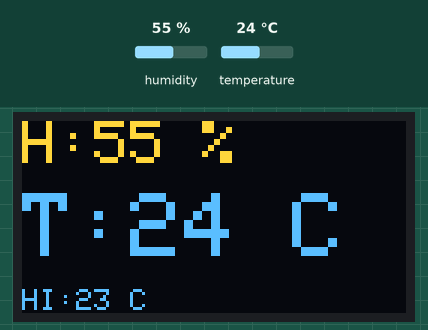
Recording of a sketch running on a simulated Arduino Uno, built with avr-gcc and run on an emulated ATmega328P. Shown: 128×64 one-colour display. The test bench sets the inputs (shaded band); at power-on: humidity 55 %, temperature 24 °C. The OLED is the two-colour kind (top 16 rows yellow); what the sketch prints to the serial monitor is not drawn.

Above: at 3.7 s.
3.8 s: humidity set to 22 %
At 5.5 s:
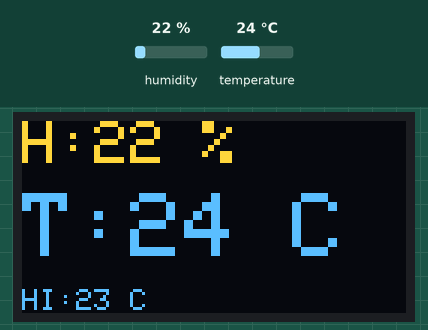
6.8 s: temperature set to 12 °C
At 7.8 s:
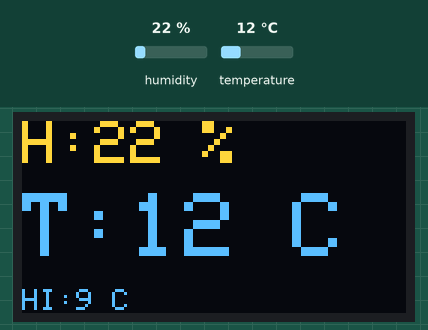
9.8 s: humidity set to 40 %
At 12.4 s:
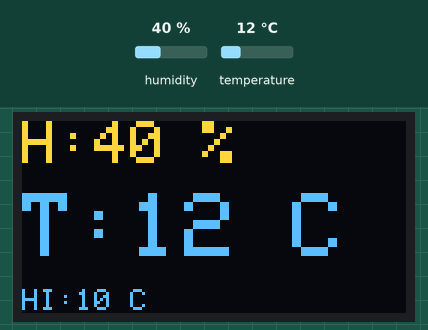
12.8 s: temperature set to 19 °C
At 14.7 s:
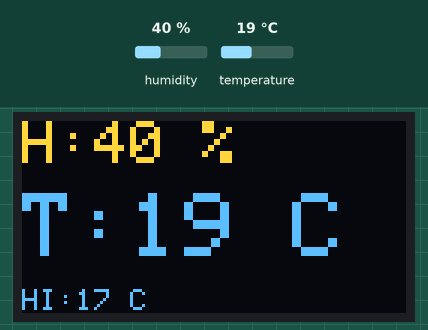
Timing chart, 0 to 16.2 s (numbered marks = the images above; inputs shaded):
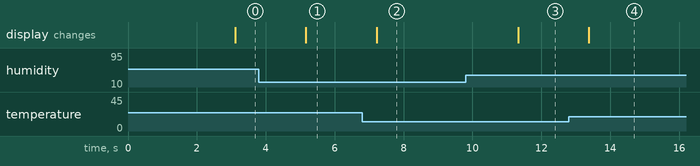

The sketch:

Thermometer.ino
```cpp
/*


CONNECTION:

0.96 inch OLED:
VCC > +5
GND > GND
SCL > A5
SDA > A4

DTH11:
S > 2
MID > +5
- > GND


You must include the following libraries:
https://github.com/adafruit/DHT-sensor-library
https://github.com/adafruit/Adafruit-GFX-Library
https://github.com/adafruit/Adafruit_SSD1306


*/


//DISPLAY
#include <SPI.h>
#include <Wire.h>
#include <Adafruit_GFX.h>
#include <Adafruit_SSD1306.h>
#define OLED_RESET 4
Adafruit_SSD1306 display(OLED_RESET);


//DHT11
#include "DHT.h"
#define DHTPIN 2
#define DHTTYPE DHT11
DHT dht(DHTPIN, DHTTYPE);


void DispayMessage(String text, int delayMs = 1000, byte size = 2)
{
	display.clearDisplay();

	display.setCursor(0, 0);
	display.setTextSize(size);
	display.setTextColor(WHITE);
	display.println(text);

	display.display();

	Serial.println(text);

	delay(delayMs);
}

void DispayTemperature(float temperature, float humidity, float heatindex)
{
	display.clearDisplay();

	display.setCursor(0, 0);
	display.setTextColor(WHITE);

	display.setTextSize(2);
	display.print("H:");
	display.print((int)humidity);
	display.println(" %");

	display.setTextSize(1);
	display.println("");

	display.setTextSize(3);
	display.print("T:");
	display.print((int)temperature);
	display.println(" C");

	display.setTextSize(1);
	display.println("");

	display.print("HI:");
	display.print((int)heatindex);
	display.println(" C");

	display.display();


	Serial.print("Temperature: ");
	Serial.print(temperature);
	Serial.print(" C ");

	Serial.print("Humidity: ");
	Serial.print(humidity);
	Serial.print(" %\t");

	Serial.print("Heat index: ");
	Serial.print(heatindex);
	Serial.print(" C ");

}


void setup() {
	Serial.begin(9600);

	display.begin(SSD1306_SWITCHCAPVCC, 0x3C);

	dht.begin();

	DispayMessage("Starting..");
}


void loop() {
	delay(2000);

	// Reading temperature or humidity takes about 250 milliseconds!
	// Sensor readings may also be up to 2 seconds 'old' (its a very slow sensor)
	float h = dht.readHumidity();
	float t = dht.readTemperature();

	// Check if any reads failed and exit early (to try again).
	if (isnan(h) || isnan(t)) {
		DispayMessage("Failed to read from DHT sensor!", 2000, 1);
		return;
	}

	// Compute heat index in Celsius (isFahreheit = false)
	float hic = dht.computeHeatIndex(t, h, false);

	char buffer[10];
	DispayTemperature(t, h, hic);
}
```

Measured:
- after the input at 3.8 s, the display: changes after 1.4 s (image 1)
- after the input at 6.8 s, the display: changes after 0.42 s (image 2)
- after the input at 9.8 s, the display: changes after 1.5 s (image 3)
- after the input at 12.8 s, the display: changes after 0.58 s (image 4)
